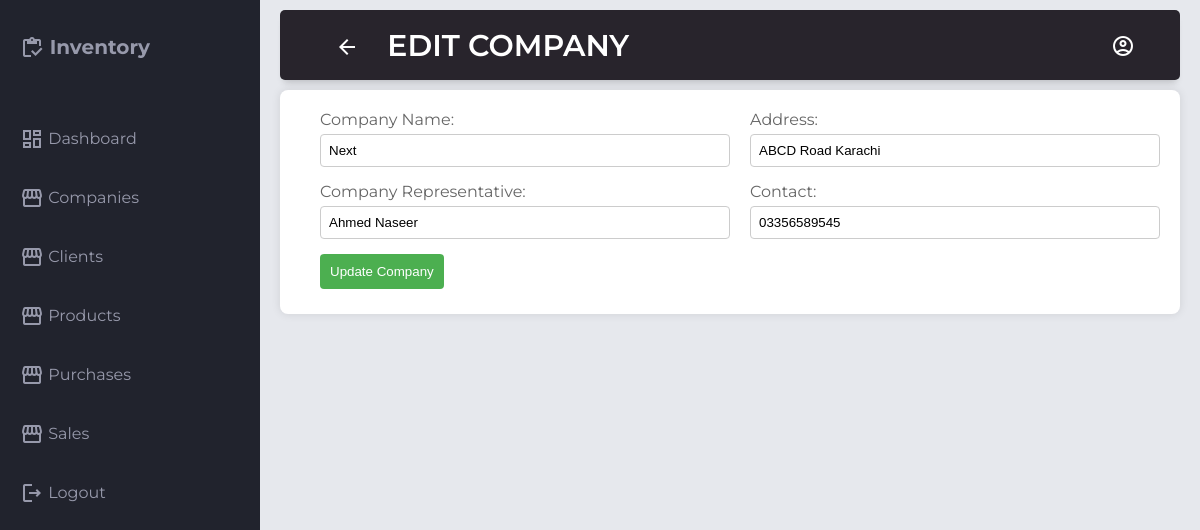
The page /edit_company?company_id=1 on the database its author committed.
### tables this page shows
CREATE TABLE companies (
            company_id INTEGER PRIMARY KEY AUTOINCREMENT,
            company_name TEXT UNIQUE NOT NULL,
            company_representative TEXT NOT NULL,
            contact TEXT NOT NULL,
            address TEXT NOT NULL
        );

### app.py (the view)
@app.route("/edit_company", methods=["GET", "POST"])
def edit_company():
    if request.method == "GET":
        try:
            company_id = int(request.args.get("company_id"))
            session_id = request.cookies.get("session_id")
            company_to_edit = get_one_company(company_id)
            verified = is_valid_session(session_id)
            if not verified:
                return render_template(
                    "login.html", message="Unauthorized Access Denied!"
                )
            return render_template(
                "edit_company.html",
                request=request,
                session_id=request.cookies.get("session_id"),
                user=verified,
                company_to_edit=company_to_edit,
                page_name="Edit Company",
            )
        except Exception as e:
            return jsonify({"success": False, "message": str(e)})
    else:
        company = request.get_json()
        response = update_company(company)
        return jsonify(response)

### app.py (called while the page is built)
def is_valid_session(session_id):
    user = get_user_by_session_id(session_id)
    if user:
        username = user["username"]
        expiration_time = user["session_expiration"]
        if datetime.now() < expiration_time:
            return True, username
    return False, False

### db_functions.py (called while the page is built, shortened)
def get_one_company(company_id: int):
    conn = sqlite3.connect(DATABASE)
    conn.row_factory = sqlite3.Row
    cursor = conn.cursor()
    cursor.execute("SELECT * FROM COMPANIES WHERE company_id = ?", (company_id,))
    company = cursor.fetchone()
    conn.close()
    if company:
        return dict(company)

def get_user_by_session_id(session_id: str):
    conn = sqlite3.connect(DATABASE)
    conn.row_factory = sqlite3.Row
    cursor = conn.cursor()
    cursor.execute("SELECT * FROM users WHERE session_id = ?", (session_id,))
    user = cursor.fetchone()
    conn.close()

### templates/edit_company.html (shortened to what this page needs)
{% extends 'base.html' %}
{% block header %}
</button> {{page_name|upper}} {% endblock %}
{% block main %}
<div class="form-container">
    <form onsubmit="updateCompany(event,'{{company_to_edit.company_id}}','{{session_id}}')" method="post">
        <div class="form-group">
            <div class="combination">
                <label for="company_name">Company Name:</label>
                <input type="text" class="input-box" id="company_name" name="company_name"
                    placeholder="Enter Company's Name" value="{{company_to_edit.company_name}}" required>
            </div>
            <div class="combination">
                <label for="address">Address:</label>
                <input type="text" class="input-box" id="address" name="address" placeholder="Enter Company's Address"
                    value="{{company_to_edit.address}} " required>
            </div>
        </div>
        <div class="form-group">
            <div class="combination">
                <label for="company_representative">Company Representative:</label>
                <input type="text" class="input-box" id="company_representative" name="company_representative"
                    placeholder="Enter Representative's Name" value="{{company_to_edit.company_representative}}"
                    required>
            </div>
            <div class="combination">
                <label for="contact">Contact:</label>
                <input type="text" class="input-box" id="contact" name="contact" placeholder="Enter Contact No."
                    value="{{company_to_edit.contact}}" required>
            </div>
        </div>
        <div class="form-group">
            <div class="combination">
                <button type="submit">Update Company</button>
            </div>
        </div>
    </form>
</div>
{% endblock %}

### static/css/style.css (style rules this page uses)
body { margin: 0; padding: 0; box-sizing: border-box; background-color: #e6e8ed; color: #666666; font-family: "Montserrat", sans-serif; }
.form-container { background-color: #fff; padding: 20px; border-radius: 8px; box-shadow: 0 0 10px rgba(0, 0, 0, 0.1); width: max-content; }
.form-group { display: flex; flex-direction: row; margin-bottom: 5px; }
.combination { display: flex; flex-direction: column; margin-left: 20px; }
.input-box { width: 410px; }
button { background-color: #3261e4; color: white; padding: 10px 15px; border: none; border-radius: 4px; cursor: pointer; }
label { display: block; margin-bottom: 8px; }
input, select { width: 100%; padding: 10px; margin-bottom: 16px; border: 1px solid #ccc; border-radius: 4px; box-sizing: border-box; }

### templates/base.html (style rules this page uses)
form { width: 40%; }
form label { display: block; margin-bottom: 5px; }
form input { width: 100%; padding: 8px; margin-bottom: 10px; }
form button { padding: 10px; background-color: #4CAF50; color: white; border: none; cursor: pointer; }

### rows shown on the page
companies: company_name "Next", address "ABCD Road Karachi", company_representative "Ahmed Naseer", contact "03356589545"

### other values the page prints
{{ page_name|upper }} "EDIT COMPANY"
